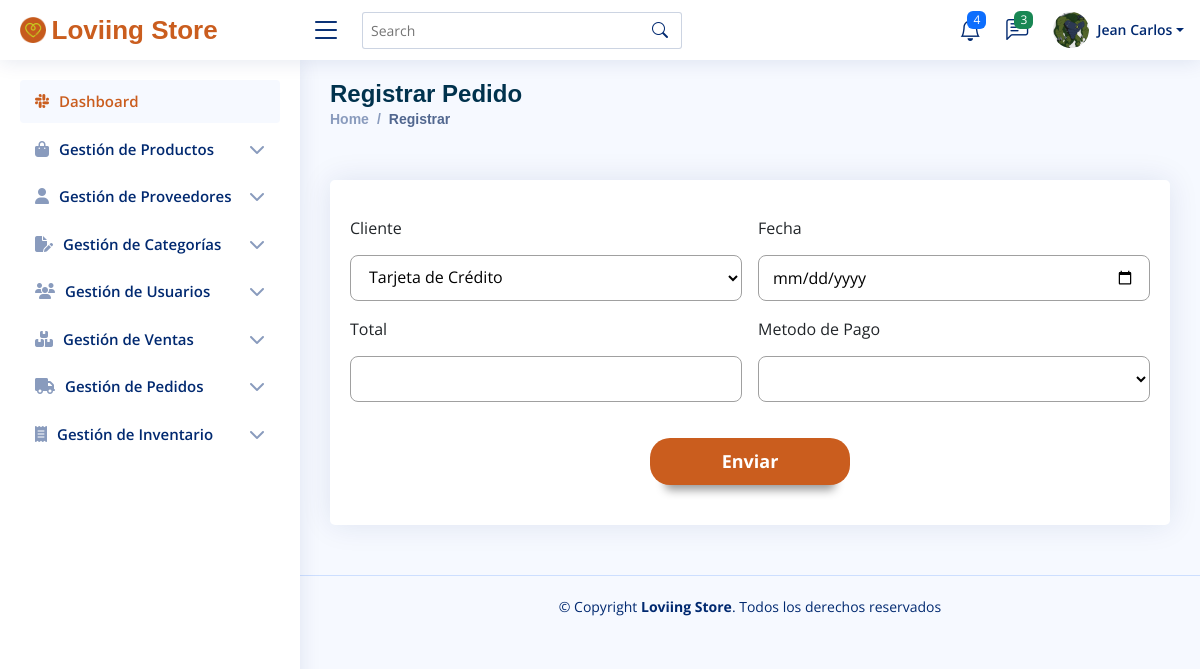
The app's page /Views/Administrador/registrarPedido.php (signed in) with its own data.
### tables this page shows
CREATE TABLE `tbl_usuarios` (
  `id_usuario` int(11) NOT NULL,
  `nombre_usuario` varchar(100) DEFAULT NULL,
  `genero` varchar(50) DEFAULT NULL,
  `fecha_nacimiento` date DEFAULT NULL,
  `tipo_documento` varchar(50) DEFAULT NULL,
  `num_documento` varchar(50) DEFAULT NULL,
  `email_usuario` varchar(50) DEFAULT NULL,
  `clave_usuario` varchar(250) DEFAULT NULL,
  `rol_usuario` varchar(50) DEFAULT NULL,
  `estado_usuario` varchar(10) DEFAULT NULL,
  `foto_usuario` varchar(255) DEFAULT NULL,
  `fecha_creacion` date DEFAULT NULL
);

### Models/consultasAdmin.php (called while the page is built, shortened)
<?php
require_once ('conexionBd.php');
class ConsultasAdmin
{
    public function consultarUser($idUser)
    {
        $sql = "SELECT * FROM tbl_usuarios WHERE id_usuario = :idUser";
        $objConexionBd = new ConexionBd();
        $conexion = $objConexionBd->getConexion();
        $result = $conexion->prepare($sql);
        $result->bindParam(":idUser", $idUser);
        $result->execute();
        $f = $result->fetch();
        return $f;
    }
}

### Models/conexionBd.php (called while the page is built)
<?php
class ConexionBd
{
    public function getConexion()
    {
        $host = "";
        $dbName = "loviing store";
        $user = "root";
        $pass = "";
        $conexion = new PDO("mysql:host=$host;dbname=$dbName;", $user, $pass);
        return $conexion;
    }
}

### Models/consultasCliente.php (called while the page is built, shortened)
<?php
require_once('conexionBd.php');
require_once(__DIR__ . '/prepararConsulta.php');
class ConsultasCliente
{
    public $objPrepararConsulta;
    public function __construct()
    {
        $this->objPrepararConsulta = new PrepararConsulta();
    }
    public function selectAllUsuarios()
    {
        $selectAllUsuarios = "SELECT * FROM tbl_usuarios";
        $result = $this->objPrepararConsulta->prepararConsulta($selectAllUsuarios, 0);
        if ($result->rowCount() == 1) {
            return [
                'resultado' => $result->fetch(),
                'filas' => 1
            ];
        } else {
            return [
                'resultados' => $result->fetchAll(),
                'filas' => 2
            ];
        }
    }
}

### Models/prepararConsulta.php (called while the page is built, shortened)
<?php
require_once (__DIR__ . '/conexionBd.php');
class PrepararConsulta
{
    public $conexion;
    public function __construct()
    {
        $this->objConexionBD = new ConexionBd();
        $this->conexion = $this->objConexionBD->getConexion();
    }
    public function prepararConsulta($consulta, $bindValues)
    {
        $consultaPreparada = $this->conexion->prepare($consulta);
        $consultaPreparada->execute();
        return $consultaPreparada;
    }
}

### Controllers/Administrador/mostrarInfoPedidos.php (the view, shortened to what this page needs)
<?php
require_once(__DIR__ . '/../../Models/consultasCliente.php');
?>
    <?php
function registrarPedido()
{
    ?>
    <form action="../../Controllers/Administrador/registrarPedido.php" class="form" method="post" enctype="multipart/form-data">
        <div class="row g-3 formulario">
            <div class="col-md-6">
                <label for="nombre_usuario">Cliente</label> <br>
                <select name="cliente" id="" class="input">
                    <?php
                    $objConsultasCliente = new ConsultasCliente();
                    $arraySelectAllUsuarios = $objConsultasCliente->selectAllUsuarios();
                    $filas = $arraySelectAllUsuarios['filas'];
                    ?>
                        <?php
                    if ($filas == 2) {
                        $fUsers = $arraySelectAllUsuarios['resultados'];
                        foreach ($fUsers as $fUser) {
                        ?>
                            <option value="<?php echo $fUser["id_usuario"] ?>"><?php echo $fUser["nombre_usuario"] ?></option>
                    <?php
                        }
                    }
                    ?>
                </select>
            </div>
            <div class="col-md-6">
                <label for="Fecha_pedido">Fecha</label> <br>
                <input type="date" id="Fecha_pedido" name="Fecha_pedido" class="input" value="" required><br>
            </div>
            <div class="col-md-6">
                <label for="total_pedido">Total</label> <br>
                <input type="number" id="total_pedido" name="total_pedido" class="input" value="" required><br>
            </div>
            <div class="col-md-6">
                <label for="metodo_pago">Metodo de Pago</label> <br>
                <select name="metodo_pago" id="metodo_pago" class="input" required>
                    <option value=""></option>
                    <option value="1">PayPal</option>
                </select>
            </div>
            <div class="text-center">
                <button type="submit" class="form-button">Enviar</button>
            </div>
        </div>
    </form>
<?php
}
?>

### Controllers/Administrador/mostrarInfoUser.php (shortened to what this page needs)
<?php
require_once('../../Models/consultasAdmin.php');
function cargarHeaderAdmin()
{
  echo '
  <header id="header" class="header fixed-top d-flex align-items-center">
    <div class="d-flex align-items-center justify-content-between">
      <a href="home.php" class="logo d-flex align-items-center">
        <img src="../Dashboard/assets/img/favicon.png" alt="">
        <span class="d-none d-lg-block logo_ls">Loviing Store</span>
      </a>
      <i class="bi bi-list toggle-sidebar-btn"></i>
    </div>
    <div class="search-bar">
      <form class="search-form d-flex align-items-center" method="POST" action="#">
        <input type="text" name="query" placeholder="Search" title="Enter search keyword">
        <button type="submit" title="Search"><i class="bi bi-search"></i></button>
      </form>
    </div>
    <nav class="header-nav ms-auto">
      <ul class="d-flex align-items-center">
        <li class="nav-item dropdown">
          <a class="nav-link nav-icon" href="#" data-bs-toggle="dropdown">
            <i class="bi bi-bell"></i>
            <span class="badge bg-primary badge-number">4</span>
          </a>
        </li>
        <li class="nav-item dropdown">
          <a class="nav-link nav-icon" href="#" data-bs-toggle="dropdown">
            <i class="bi bi-chat-left-text"></i>
            <span class="badge bg-success badge-number">3</span>
          </a>
        </li>
        ';
  cargarPerfilAdmin();
  echo '
      </ul>
    </nav>
  </header>
  ';
}
function cargarPerfilAdmin()
{
  $idUser = $_SESSION["idUser"];
  $objConsultasAdmin = new ConsultasAdmin();
  $f = $objConsultasAdmin->consultarUser($idUser);
  echo '
        <li class="nav-item dropdown pe-3">
          <a class="nav-link nav-profile d-flex align-items-center pe-0" href="#" data-bs-toggle="dropdown">
            <img src="../../Uploads/Usuarios/' . $f["foto_usuario"] . '" alt="Profile" class="rounded-circle" >
            <span class="d-none d-md-block dropdown-toggle ps-2">' . $f["nombre_usuario"] . '</span>
          </a>
          <ul class="dropdown-menu dropdown-menu-end dropdown-menu-arrow profile">
            <li class="dropdown-header">
              <h6>' . $f["nombre_usuario"] . '</h6>
              <span>' . $f["rol_usuario"] . '</span>
            </li>
            <li>
              <hr class="dropdown-divider">
            </li>
            <li>
              <a class="dropdown-item d-flex align-items-center" href="userProfileAdmin.php">
                <i class="bi bi-person"></i>
                <span>Mi perfil</span>
              </a>
            </li>
            <li>
              <hr class="dropdown-divider">
            </li>
            <li>
              <a class="dropdown-item d-flex align-items-center" href="users-profile.html">
                <i class="bi bi-gear"></i>
                <span>Configuración</span>
              </a>
            </li>
            <li>
              <hr class="dropdown-divider">
            </li>
            <li>
              <a class="dropdown-item d-flex align-items-center" href="pages-faq.html">
                <i class="bi bi-question-circle"></i>
                <span>¿Necesitas Ayuda?</span>
              </a>
            </li>
            <li>
              <hr class="dropdown-divider">
            </li>
            <li>
              <a class="dropdown-item d-flex align-items-center" href="../../Controllers/cerrarSesion.php">
                <i class="bi bi-box-arrow-right"></i>
                <span>Cerrar Sesión</span>
              </a>
            </li>
          </ul>
        </li>
    ';
}
function cargarMenuAdmin()
{
?>
  <aside id="sidebar" class="sidebar">
    <ul class="sidebar-nav" id="sidebar-nav">
      <li class="nav-item">
        <a class="nav-link " href="home.php">
          <i class="fa-brands fa-slack"></i>
          <span>Dashboard</span>
        </a>
      </li>
      <li class="nav-item">
        <a class="nav-link collapsed" data-bs-target="#GestionProductos-nav" data-bs-toggle="collapse" href="#">
          <i class="fa-solid fa-bag-shopping"></i>
          <span>Gestión de Productos</span><i class=" fa-solid fa-chevron-down ms-auto"></i>
        </a>
      </li>
      <li class="nav-item">
        <a class="nav-link collapsed" data-bs-target="#formacion-nav" data-bs-toggle="collapse" href="#">
          <i class="fa-solid fa-user"></i>
          <span>Gestión de Proveedores</span><i class="fa-solid fa-chevron-down ms-auto"></i>
        </a>
      </li>
      <li class="nav-item">
        <a class="nav-link collapsed" data-bs-target="#GestionCategorias-nav" data-bs-toggle="collapse" href="#">
          <i class="fa-solid fa-file-pen"></i>
          <span>Gestión de Categorías</span><i class="fa-solid fa-chevron-down ms-auto"></i>
        </a>
      </li>
      <li class="nav-item">
        <a class="nav-link collapsed" data-bs-target="#GestionUsuarios-nav" data-bs-toggle="collapse" href="#">
          <i class="fa-solid fa-users"></i>
          <span>Gestión de Usuarios</span><i class="fa-solid fa-chevron-down ms-auto"></i>
        </a>
      </li>
      <li class="nav-item">
        <a class="nav-link collapsed" data-bs-target="#GestionVentas-nav" data-bs-toggle="collapse" href="#">
          <i class="fa-solid fa-boxes-stacked"></i>
          <span>Gestión de Ventas</span><i class="fa-solid fa-chevron-down ms-auto"></i>
        </a>
      </li>
      <li class="nav-item">
        <a class="nav-link collapsed" data-bs-target="#Pedidos-nav" data-bs-toggle="collapse" href="#">
          <i class="fa-solid fa-truck"></i>
          <span>Gestión de Pedidos</span><i class="fa-solid fa-chevron-down ms-auto"></i>
        </a>
      </li>
      <li class="nav-item">
        <a class="nav-link collapsed" data-bs-target="#Inventario-nav" data-bs-toggle="collapse" href="#">
          <i class="fa-solid fa-receipt"></i>
          <span>Gestión de Inventario</span><i class="fa-solid fa-chevron-down ms-auto"></i>
        </a>
      </li>
  </aside>
<?php
}
function cargarFooterAdmin()
{
  echo '
  <footer id="footer" class="footer">
    <div class="copyright">
      &copy; Copyright <strong><span>Loviing Store</span></strong>. Todos los derechos reservados
    </div>
    <div class="credits">
    </div>
  </footer>
  ';
}
?>

### Views/Dashboard/assets/css/style.css (style rules this page uses)
:root { scroll-behavior: smooth; --primary-color: #ca5d1e; --secondary-color: #c8cc21; --complementary-color1: #ffffff; --font-size-titulos-h1: 48px; --font-size-titulos-h2: 40px; --font-size-titulos-h3: 32px; --font-size-titulos-h4: 24px; --font-size-parrafos: 24px; --tipografia-titulos: "Open Sans", sans-serif --tipografia-parrafos: "Borel", cursive;; }
body { font-family: "Open Sans", sans-serif; background: #f6f9ff; color: #444444; }
a { color: var(--primary-color); text-decoration: none; }
.logo { line-height: 1; }
@media (min-width: 1200px) { .logo { width: 280px; } }
.logo img { max-height: 26px; margin-right: 6px; }
.logo span { font-size: 26px; font-weight: 700; color: var(--primary-color); font-family: "Work Sans", sans-serif; }
.header { transition: all 0.5s; z-index: 997; height: 60px; box-shadow: 0px 2px 20px rgba(1, 41, 112, 0.1); background-color: #fff; padding-left: 20px; }
.header .toggle-sidebar-btn { font-size: 32px; padding-left: 10px; cursor: pointer; color: #012970; }
.header .search-bar { min-width: 360px; padding: 0 20px; }
.header .search-form { width: 100%; }
.header .search-form input { border: 0; font-size: 14px; color: #012970; border: 1px solid rgba(1, 41, 112, 0.2); padding: 7px 38px 7px 8px; border-radius: 3px; transition: 0.3s; width: 100%; }
.header .search-form button { border: 0; padding: 0; margin-left: -30px; background: none; }
.header .search-form button i { color: #012970; }
.header-nav ul { list-style: none; }
.header-nav>ul { margin: 0; padding: 0; }
.header-nav .nav-icon { font-size: 22px; color: #012970; margin-right: 25px; position: relative; }
.header-nav .nav-profile { color: #012970; }
.header-nav .nav-profile img { max-height: 36px; }
.header-nav .nav-profile span { font-size: 14px; font-weight: 600; }
.header-nav .badge-number { position: absolute; inset: -2px -5px auto auto; font-weight: normal; font-size: 12px; padding: 3px 6px; }
.sidebar { position: fixed; top: 60px; left: 0; bottom: 0; width: 300px; z-index: 996; transition: all 0.3s; padding: 20px; overflow-y: auto; scrollbar-width: thin; scrollbar-color: #aab7cf transparent; box-shadow: 0px 0px 20px rgba(1, 41, 112, 0.1); background-color: #fff; }
@media (min-width: 1200px) { #main, #footer { margin-left: 300px; } }
.sidebar-nav { padding: 0; margin: 0; list-style: none; }
.sidebar-nav li { padding: 0; margin: 0; list-style: none; }
.sidebar-nav .nav-item { margin-bottom: 5px; }
.sidebar-nav .nav-link { display: flex; align-items: center; font-size: 15px; font-weight: 600; color: var(--primary-color); transition: 0.3; background: #f6f9ff; padding: 10px 15px; border-radius: 4px; }
.sidebar-nav .nav-link i { font-size: 16px; margin-right: 10px; color: var(--primary-color); }
.sidebar-nav .nav-link.collapsed { color: #012970; background: #fff; }
.sidebar-nav .nav-link.collapsed i { color: #899bbd; }
.sidebar-nav .nav-link .fa-chevron-down { margin-right: 0; transition: transform 0.2s ease-in-out; }
.footer { padding: 20px 0; font-size: 14px; transition: all 0.3s; border-top: 1px solid #cddfff; }
.footer .copyright { text-align: center; color: #012970; }
.footer .credits { padding-top: 5px; text-align: center; font-size: 13px; color: #012970; }

### Views/Dashboard/assets/css/styleformularios.css (style rules this page uses)
:root { scroll-behavior: smooth; --primary-color: #ca5d1e; --secondary-color: #c8cc21; --complementary-color1: #ffffff; --font-size-titulos-h1: 48px; --font-size-titulos-h2: 40px; --font-size-titulos-h3: 32px; --font-size-titulos-h4: 24px; --font-size-parrafos: 24px; --tipografia-titulos: "Open Sans", sans-serif --tipografia-parrafos: "Borel", cursive;; }
.formulario { display: flex; justify-content: space-around; font-family: var(--tipografia-titulos); }
.input, .select { width: 100%; background: white; border: none; padding: 10px 14px; border-radius: 8px; margin-top: 15px; border: 1px solid #a0a0a0; }
.form-button { width: 200px; font-size: 18px; font-weight: bold; background: var(--primary-color); color: #fff; padding-block: 10px; margin: 20px auto; border-radius: 20px; box-shadow: #999 0px 20px 10px -15px; border: none; transition: all 0.2s ease-in-out; }

### records on screen
tbl_usuarios: foto_usuario (picture), nombre_usuario "Jean Carlos"

### other values on screen
form field cliente "Tarjeta de Crédito"
